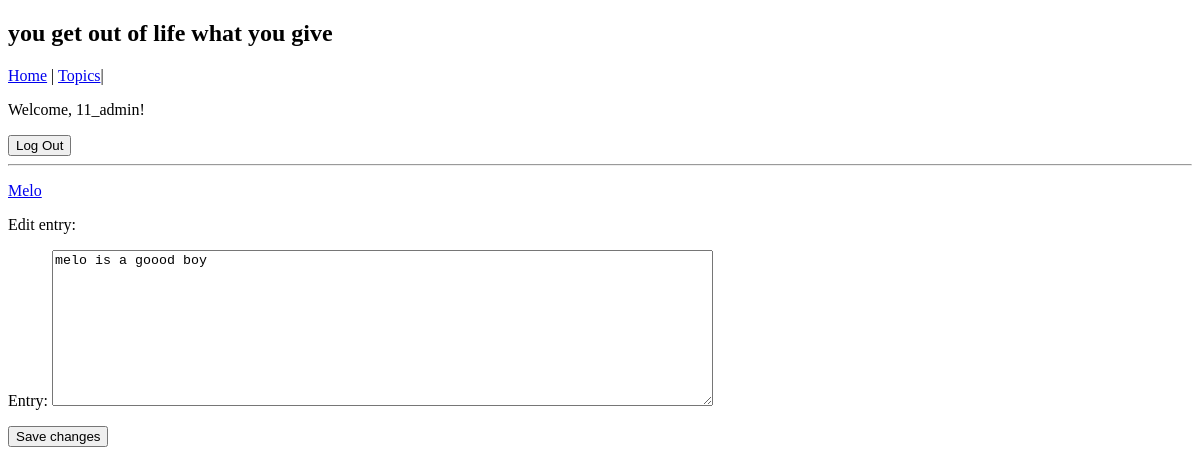
Before: /edit_entry/4/ (signed in) with the older database file.
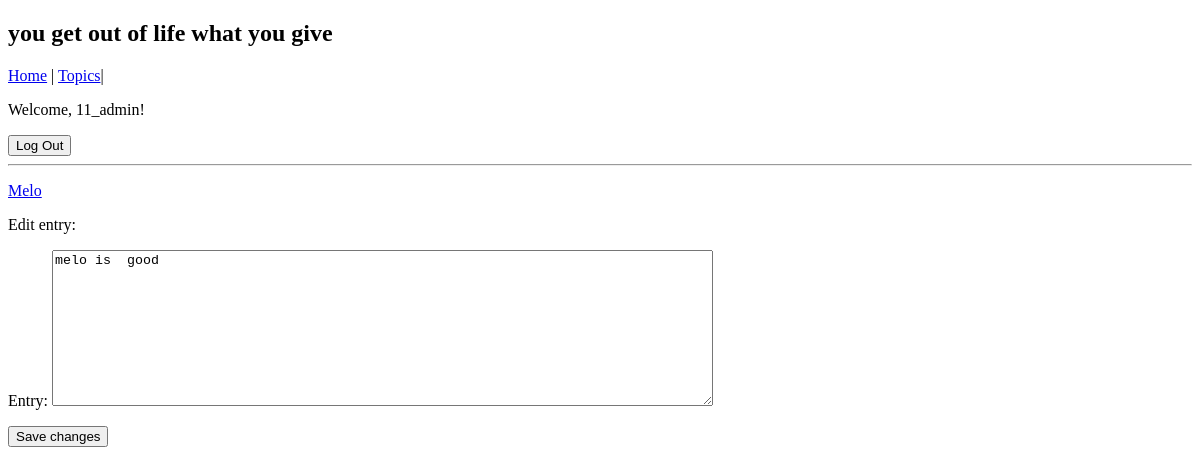
After: the same page with the newer database file.
### learning_logs/models.py (models this page shows, shortened)
class Entry(models.Model):
    topic = models.ForeignKey(Topic, on_delete=models.CASCADE)
    text = models.TextField()
    date_added = models.DateTimeField(auto_now_add=True)
    class Meta:
        verbose_name_plural = 'entries'

### learning_logs/views.py (the view)
# urls.py: path('edit_entry/<int:entry_id>/', views.edit_entry, name='edit_entry'),
def edit_entry(request, entry_id):
    entry = Entry.objects.get(id=entry_id)
    topic = entry.topic
    if request.method != 'POST':
        form = EntryForm(instance=entry)
    else:
        form = EntryForm(instance=entry, data=request.POST)
        if form.is_valid():
            form.save()
            return redirect('learning_logs:topic', topic_id=topic.id)
    context = {'entry': entry, 'topic': topic, 'form': form}
    return render(request, 'learning_logs/edit_entry.html', context)

### learning_logs/forms.py
class EntryForm(forms.ModelForm):
    class Meta:
        model = Entry
        fields = ['text']
        labels = {'text': 'Entry:'}
        widgets = {'text': forms.Textarea(attrs={'cols': 80})}

### learning_logs/models.py (called while the page is built)
    def __str__(self):
        return self.text

### templates/learning_logs/edit_entry.html (shortened to what this page needs)
{% extends "learning_logs/base.html" %}
{% block content %}
  <p><a href="{% url 'learning_logs:topic' topic.id %}">{{ topic }}</a></p>
  <p>Edit entry:</p>
   <form action="{% url 'learning_logs:edit_entry' entry.id %}" method='post'>
    {{ form.as_p }}
    <button name="submit">Save changes</button>
   </form>
{% endblock content %}

Changed rows visible on the page:
changed Entry: text "melo is a goood boy" → "melo is good"
